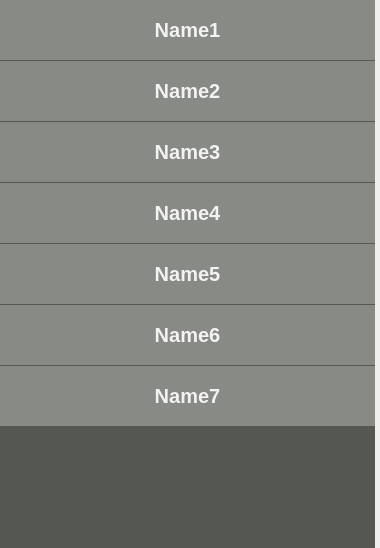
         <widget class="QWidget" name="scrollAreaWidgetContents">
          <property name="geometry">
           <rect>
            <x>0</x>
            <y>0</y>
            <width>380</width>
            <height>548</height>
           </rect>
          </property>
          <property name="minimumSize">
           <size>
            <width>380</width>
            <height>0</height>
           </size>
          </property>
          <property name="maximumSize">
           <size>
            <width>380</width>
            <height>16777215</height>
           </size>
          </property>
          <widget class="QWidget" name="user_container" native="true">
           <property name="geometry">
            <rect>
             <x>0</x>
             <y>0</y>
             <width>375</width>
             <height>550</height>
            </rect>
           </property>
           <property name="sizePolicy">
            <sizepolicy hsizetype="Expanding" vsizetype="Expanding">
             <horstretch>0</horstretch>
             <verstretch>0</verstretch>
            </sizepolicy>
           </property>
           <property name="minimumSize">
            <size>
             <width>375</width>
             <height>550</height>
            </size>
           </property>
           <property name="maximumSize">
            <size>
             <width>375</width>
             <height>10000</height>
            </size>
           </property>
           <property name="styleSheet">
            <string notr="true">background-color: rgb(85, 87, 83)</string>
           </property>
           <layout class="QVBoxLayout" name="user_layout">
            <property name="spacing">
             <number>1</number>
            </property>
            <property name="leftMargin">
             <number>0</number>
            </property>
            <property name="topMargin">
             <number>0</number>
            </property>
            <property name="rightMargin">
             <number>0</number>
            </property>
            <property name="bottomMargin">
             <number>0</number>
            </property>
            <item>
             <widget class="QWidget" name="Item_1" native="true">
              <property name="sizePolicy">
               <sizepolicy hsizetype="Fixed" vsizetype="Fixed">
                <horstretch>0</horstretch>
                <verstretch>0</verstretch>
               </sizepolicy>
              </property>
              <property name="minimumSize">
               <size>
                <width>375</width>
                <height>60</height>
               </size>
              </property>
              <property name="maximumSize">
               <size>
                <width>375</width>
                <height>60</height>
               </size>
              </property>
              <property name="styleSheet">
               <string notr="true">background-color: rgb(136, 138, 133);</string>
              </property>
              <widget class="QPushButton" name="user_button_1">
               <property name="geometry">
                <rect>
                 <x>0</x>
                 <y>0</y>
                 <width>375</width>
                 <height>60</height>
                </rect>
               </property>
               <property name="sizePolicy">
                <sizepolicy hsizetype="Fixed" vsizetype="Expanding">
                 <horstretch>40</horstretch>
                 <verstretch>40</verstretch>
                </sizepolicy>
               </property>
               <property name="minimumSize">
                <size>
                 <width>375</width>
                 <height>60</height>
                </size>
               </property>
               <property name="maximumSize">
                <size>
                 <width>375</width>
                 <height>60</height>
                </size>
               </property>
               <property name="font">
                <font>
                 <pointsize>15</pointsize>
                 <bold>true</bold>
                </font>
               </property>
               <property name="styleSheet">
                <string notr="true">color: rgb(243, 243, 243);</string>
               </property>
               <property name="text">
                <string>Name1</string>
               </property>
               <property name="iconSize">
                <size>
                 <width>32</width>
                 <height>32</height>
                </size>
               </property>
               <property name="flat">
                <bool>true</bool>
               </property>
              </widget>
              <widget class="QPushButton" name="user_icon_1">
               <property name="enabled">
                <bool>true</bool>
               </property>
               <property name="geometry">
                <rect>
                 <x>11</x>
                 <y>5</y>
                 <width>50</width>
                 <height>50</height>
                </rect>
               </property>
               <property name="sizePolicy">
                <sizepolicy hsizetype="Fixed" vsizetype="Expanding">
                 <horstretch>40</horstretch>
                 <verstretch>40</verstretch>
                </sizepolicy>
               </property>
               <property name="minimumSize">
                <size>
                 <width>50</width>
                 <height>50</height>
                </size>
               </property>
               <property name="maximumSize">
                <size>
                 <width>50</width>
                 <height>50</height>
                </size>
               </property>
               <property name="text">
                <string/>
               </property>
               <property name="icon">
                <iconset>
                 <normaloff>images/user.png</normaloff>images/user.png</iconset>
               </property>
               <property name="iconSize">
                <size>
                 <width>32</width>
                 <height>32</height>
                </size>
               </property>
               <property name="flat">
                <bool>true</bool>
               </property>
              </widget>
             </widget>
            </item>
            <item>
             <widget class="QWidget" name="Item_2" native="true">
              <property name="sizePolicy">
               <sizepolicy hsizetype="Fixed" vsizetype="Fixed">
                <horstretch>0</horstretch>
                <verstretch>0</verstretch>
               </sizepolicy>
              </property>
              <property name="minimumSize">
               <size>
                <width>375</width>
                <height>60</height>
               </size>
              </property>
              <property name="maximumSize">
               <size>
                <width>375</width>
                <height>60</height>
               </size>
              </property>
              <property name="styleSheet">
               <string notr="true">background-color: rgb(136, 138, 133);</string>
              </property>
              <widget class="QPushButton" name="user_button_2">
               <property name="geometry">
                <rect>
                 <x>0</x>
                 <y>0</y>
                 <width>375</width>
                 <height>60</height>
                </rect>
               </property>
               <property name="sizePolicy">
                <sizepolicy hsizetype="Fixed" vsizetype="Expanding">
                 <horstretch>40</horstretch>
                 <verstretch>40</verstretch>
                </sizepolicy>
               </property>
               <property name="minimumSize">
                <size>
                 <width>375</width>
                 <height>60</height>
                </size>
               </property>
               <property name="maximumSize">
                <size>
                 <width>375</width>
                 <height>60</height>
                </size>
               </property>
               <property name="font">
                <font>
                 <pointsize>15</pointsize>
                 <bold>true</bold>
                </font>
               </property>
               <property name="styleSheet">
                <string notr="true">color: rgb(243, 243, 243);</string>
               </property>
               <property name="text">
                <string>Name2</string>
               </property>
               <property name="iconSize">
                <size>
                 <width>32</width>
                 <height>32</height>
                </size>
               </property>
               <property name="flat">
                <bool>true</bool>
               </property>
              </widget>
              <widget class="QPushButton" name="user_icon_2">
               <property name="enabled">
                <bool>true</bool>
               </property>
               <property name="geometry">
                <rect>
                 <x>11</x>
                 <y>5</y>
                 <width>50</width>
                 <height>50</height>
                </rect>
               </property>
               <property name="sizePolicy">
                <sizepolicy hsizetype="Fixed" vsizetype="Expanding">
                 <horstretch>40</horstretch>
                 <verstretch>40</verstretch>
                </sizepolicy>
               </property>
               <property name="minimumSize">
                <size>
                 <width>50</width>
                 <height>50</height>
                </size>
               </property>
               <property name="maximumSize">
                <size>
                 <width>50</width>
                 <height>50</height>
                </size>
               </property>
               <property name="text">
                <string/>
               </property>
               <property name="icon">
                <iconset>
                 <normaloff>images/user.png</normaloff>images/user.png</iconset>
               </property>
               <property name="iconSize">
                <size>
                 <width>32</width>
                 <height>32</height>
                </size>
               </property>
               <property name="flat">
                <bool>true</bool>
               </property>
              </widget>
             </widget>
            </item>
            <item>
             <widget class="QWidget" name="Item_3" native="true">
              <property name="sizePolicy">
               <sizepolicy hsizetype="Fixed" vsizetype="Fixed">
                <horstretch>0</horstretch>
                <verstretch>0</verstretch>
               </sizepolicy>
              </property>
              <property name="minimumSize">
               <size>
                <width>375</width>
                <height>60</height>
               </size>
              </property>
              <property name="maximumSize">
               <size>
                <width>375</width>
                <height>60</height>
               </size>
              </property>
              <property name="styleSheet">
               <string notr="true">background-color: rgb(136, 138, 133);</string>
              </property>
              <widget class="QPushButton" name="user_button_3">
               <property name="geometry">
                <rect>
                 <x>0</x>
                 <y>0</y>
                 <width>375</width>
                 <height>60</height>
                </rect>
               </property>
               <property name="sizePolicy">
                <sizepolicy hsizetype="Fixed" vsizetype="Expanding">
                 <horstretch>40</horstretch>
                 <verstretch>40</verstretch>
                </sizepolicy>
               </property>
               <property name="minimumSize">
                <size>
                 <width>375</width>
                 <height>60</height>
                </size>
               </property>
               <property name="maximumSize">
                <size>
                 <width>375</width>
                 <height>60</height>
                </size>
               </property>
               <property name="font">
                <font>
                 <pointsize>15</pointsize>
                 <bold>true</bold>
                </font>
               </property>
               <property name="styleSheet">
                <string notr="true">color: rgb(243, 243, 243);</string>
               </property>
               <property name="text">
                <string>Name3</string>
               </property>
               <property name="iconSize">
                <size>
                 <width>32</width>
                 <height>32</height>
                </size>
               </property>
               <property name="flat">
                <bool>true</bool>
               </property>
              </widget>
              <widget class="QPushButton" name="user_icon_3">
               <property name="enabled">
                <bool>true</bool>
               </property>
               <property name="geometry">
                <rect>
                 <x>11</x>
                 <y>5</y>
                 <width>50</width>
                 <height>50</height>
                </rect>
               </property>
               <property name="sizePolicy">
                <sizepolicy hsizetype="Fixed" vsizetype="Expanding">
                 <horstretch>40</horstretch>
                 <verstretch>40</verstretch>
                </sizepolicy>
               </property>
               <property name="minimumSize">
                <size>
                 <width>50</width>
                 <height>50</height>
                </size>
               </property>
               <property name="maximumSize">
                <size>
                 <width>50</width>
                 <height>50</height>
                </size>
               </property>
               <property name="text">
                <string/>
               </property>
               <property name="icon">
                <iconset>
                 <normaloff>images/user.png</normaloff>images/user.png</iconset>
               </property>
               <property name="iconSize">
                <size>
                 <width>32</width>
                 <height>32</height>
                </size>
               </property>
               <property name="flat">
                <bool>true</bool>
               </property>
              </widget>
             </widget>
            </item>
            <item>
             <widget class="QWidget" name="Item_4" native="true">
              <property name="sizePolicy">
               <sizepolicy hsizetype="Fixed" vsizetype="Fixed">
                <horstretch>0</horstretch>
                <verstretch>0</verstretch>
               </sizepolicy>
              </property>
              <property name="minimumSize">
               <size>
                <width>375</width>
                <height>60</height>
               </size>
              </property>
              <property name="maximumSize">
               <size>
                <width>375</width>
                <height>60</height>
               </size>
              </property>
              <property name="styleSheet">
               <string notr="true">background-color: rgb(136, 138, 133);</string>
              </property>
              <widget class="QPushButton" name="user_button_4">
               <property name="geometry">
                <rect>
                 <x>0</x>
                 <y>0</y>
                 <width>375</width>
                 <height>60</height>
                </rect>
               </property>
               <property name="sizePolicy">
                <sizepolicy hsizetype="Fixed" vsizetype="Expanding">
                 <horstretch>40</horstretch>
                 <verstretch>40</verstretch>
                </sizepolicy>
               </property>
               <property name="minimumSize">
                <size>
                 <width>375</width>
                 <height>60</height>
                </size>
               </property>
               <property name="maximumSize">
                <size>
                 <width>375</width>
                 <height>60</height>
                </size>
               </property>
               <property name="font">
                <font>
                 <pointsize>15</pointsize>
                 <bold>true</bold>
                </font>
               </property>
               <property name="styleSheet">
                <string notr="true">color: rgb(243, 243, 243);</string>
               </property>
               <property name="text">
                <string>Name4</string>
               </property>
               <property name="iconSize">
                <size>
                 <width>32</width>
                 <height>32</height>
                </size>
               </property>
               <property name="flat">
                <bool>true</bool>
               </property>
              </widget>
              <widget class="QPushButton" name="user_icon_4">
               <property name="enabled">
                <bool>true</bool>
               </property>
               <property name="geometry">
                <rect>
                 <x>11</x>
                 <y>5</y>
                 <width>50</width>
                 <height>50</height>
                </rect>
               </property>
               <property name="sizePolicy">
                <sizepolicy hsizetype="Fixed" vsizetype="Expanding">
                 <horstretch>40</horstretch>
                 <verstretch>40</verstretch>
                </sizepolicy>
               </property>
               <property name="minimumSize">
                <size>
                 <width>50</width>
                 <height>50</height>
                </size>
               </property>
               <property name="maximumSize">
                <size>
                 <width>50</width>
                 <height>50</height>
                </size>
               </property>
               <property name="text">
                <string/>
               </property>
               <property name="icon">
                <iconset>
                 <normaloff>images/user.png</normaloff>images/user.png</iconset>
               </property>
               <property name="iconSize">
                <size>
                 <width>32</width>
                 <height>32</height>
                </size>
               </property>
               <property name="flat">
                <bool>true</bool>
               </property>
              </widget>
             </widget>
            </item>
            <item>
             <widget class="QWidget" name="Item_5" native="true">
              <property name="sizePolicy">
               <sizepolicy hsizetype="Fixed" vsizetype="Fixed">
                <horstretch>0</horstretch>
                <verstretch>0</verstretch>
               </sizepolicy>
              </property>
              <property name="minimumSize">
               <size>
                <width>375</width>
                <height>60</height>
               </size>
              </property>
              <property name="maximumSize">
               <size>
                <width>375</width>
                <height>60</height>
               </size>
              </property>
              <property name="styleSheet">
               <string notr="true">background-color: rgb(136, 138, 133);</string>
              </property>
              <widget class="QPushButton" name="user_button_5">
               <property name="geometry">
                <rect>
                 <x>0</x>
                 <y>0</y>
                 <width>375</width>
                 <height>60</height>
                </rect>
               </property>
               <property name="sizePolicy">
                <sizepolicy hsizetype="Fixed" vsizetype="Expanding">
                 <horstretch>40</horstretch>
                 <verstretch>40</verstretch>
                </sizepolicy>
               </property>
               <property name="minimumSize">
                <size>
                 <width>375</width>
                 <height>60</height>
                </size>
               </property>
               <property name="maximumSize">
                <size>
                 <width>375</width>
                 <height>60</height>
                </size>
               </property>
               <property name="font">
                <font>
                 <pointsize>15</pointsize>
                 <bold>true</bold>
                </font>
               </property>
               <property name="styleSheet">
                <string notr="true">color: rgb(243, 243, 243);</string>
               </property>
               <property name="text">
                <string>Name5</string>
               </property>
               <property name="iconSize">
                <size>
                 <width>32</width>
                 <height>32</height>
                </size>
               </property>
               <property name="flat">
                <bool>true</bool>
               </property>
              </widget>
              <widget class="QPushButton" name="user_icon_5">
               <property name="enabled">
                <bool>true</bool>
               </property>
               <property name="geometry">
                <rect>
                 <x>11</x>
                 <y>5</y>
                 <width>50</width>
                 <height>50</height>
                </rect>
               </property>
               <property name="sizePolicy">
                <sizepolicy hsizetype="Fixed" vsizetype="Expanding">
                 <horstretch>40</horstretch>
                 <verstretch>40</verstretch>
                </sizepolicy>
               </property>
               <property name="minimumSize">
                <size>
                 <width>50</width>
                 <height>50</height>
                </size>
               </property>
               <property name="maximumSize">
                <size>
                 <width>50</width>
                 <height>50</height>
                </size>
               </property>
               <property name="text">
                <string/>
               </property>
               <property name="icon">
                <iconset>
                 <normaloff>images/user.png</normaloff>images/user.png</iconset>
               </property>
               <property name="iconSize">
                <size>
                 <width>32</width>
                 <height>32</height>
                </size>
               </property>
               <property name="flat">
                <bool>true</bool>
               </property>
              </widget>
             </widget>
            </item>
            <item>
             <widget class="QWidget" name="Item_6" native="true">
              <property name="sizePolicy">
               <sizepolicy hsizetype="Fixed" vsizetype="Fixed">
                <horstretch>0</horstretch>
                <verstretch>0</verstretch>
               </sizepolicy>
              </property>
              <property name="minimumSize">
               <size>
                <width>375</width>
                <height>60</height>
               </size>
              </property>
              <property name="maximumSize">
               <size>
                <width>375</width>
                <height>60</height>
               </size>
              </property>
              <property name="styleSheet">
               <string notr="true">background-color: rgb(136, 138, 133);</string>
              </property>
              <widget class="QPushButton" name="user_button_6">
               <property name="geometry">
                <rect>
                 <x>0</x>
                 <y>0</y>
                 <width>375</width>
                 <height>60</height>
                </rect>
               </property>
               <property name="sizePolicy">
                <sizepolicy hsizetype="Fixed" vsizetype="Expanding">
                 <horstretch>40</horstretch>
                 <verstretch>40</verstretch>
                </sizepolicy>
               </property>
               <property name="minimumSize">
                <size>
                 <width>375</width>
                 <height>60</height>
                </size>
               </property>
               <property name="maximumSize">
                <size>
                 <width>375</width>
                 <height>60</height>
                </size>
               </property>
               <property name="font">
                <font>
                 <pointsize>15</pointsize>
                 <bold>true</bold>
                </font>
               </property>
               <property name="styleSheet">
                <string notr="true">color: rgb(243, 243, 243);</string>
               </property>
               <property name="text">
                <string>Name6</string>
               </property>
               <property name="iconSize">
                <size>
                 <width>32</width>
                 <height>32</height>
                </size>
               </property>
               <property name="flat">
                <bool>true</bool>
               </property>
              </widget>
              <widget class="QPushButton" name="user_icon_6">
               <property name="enabled">
                <bool>true</bool>
               </property>
               <property name="geometry">
                <rect>
                 <x>11</x>
                 <y>5</y>
                 <width>50</width>
                 <height>50</height>
                </rect>
               </property>
               <property name="sizePolicy">
                <sizepolicy hsizetype="Fixed" vsizetype="Expanding">
                 <horstretch>40</horstretch>
                 <verstretch>40</verstretch>
                </sizepolicy>
               </property>
               <property name="minimumSize">
                <size>
                 <width>50</width>
                 <height>50</height>
                </size>
               </property>
               <property name="maximumSize">
                <size>
                 <width>50</width>
                 <height>50</height>
                </size>
               </property>
               <property name="text">
                <string/>
               </property>
               <property name="icon">
                <iconset>
                 <normaloff>images/user.png</normaloff>images/user.png</iconset>
               </property>
               <property name="iconSize">
                <size>
                 <width>32</width>
                 <height>32</height>
                </size>
               </property>
               <property name="flat">
                <bool>true</bool>
               </property>
              </widget>
             </widget>
            </item>
            <item>
             <widget class="QWidget" name="Item_7" native="true">
              <property name="sizePolicy">
               <sizepolicy hsizetype="Fixed" vsizetype="Fixed">
                <horstretch>0</horstretch>
                <verstretch>0</verstretch>
               </sizepolicy>
              </property>
              <property name="minimumSize">
               <size>
                <width>375</width>
                <height>60</height>
               </size>
              </property>
              <property name="maximumSize">
               <size>
                <width>375</width>
                <height>60</height>
               </size>
              </property>
              <property name="styleSheet">
               <string notr="true">background-color: rgb(136, 138, 133);</string>
              </property>
              <widget class="QPushButton" name="user_button_7">
               <property name="geometry">
                <rect>
                 <x>0</x>
                 <y>0</y>
                 <width>375</width>
                 <height>60</height>
                </rect>
               </property>
               <property name="sizePolicy">
                <sizepolicy hsizetype="Fixed" vsizetype="Expanding">
                 <horstretch>40</horstretch>
                 <verstretch>40</verstretch>
                </sizepolicy>
               </property>
               <property name="minimumSize">
                <size>
                 <width>375</width>
                 <height>60</height>
                </size>
               </property>
               <property name="maximumSize">
                <size>
                 <width>375</width>
                 <height>60</height>
                </size>
               </property>
               <property name="font">
                <font>
                 <pointsize>15</pointsize>
                 <bold>true</bold>
                </font>
               </property>
               <property name="styleSheet">
                <string notr="true">color: rgb(243, 243, 243);</string>
               </property>
               <property name="text">
                <string>Name7</string>
               </property>
               <property name="iconSize">
                <size>
                 <width>32</width>
                 <height>32</height>
                </size>
               </property>
               <property name="flat">
                <bool>true</bool>
               </property>
              </widget>
              <widget class="QPushButton" name="user_icon_7">
               <property name="enabled">
                <bool>true</bool>
               </property>
               <property name="geometry">
                <rect>
                 <x>11</x>
                 <y>5</y>
                 <width>50</width>
                 <height>50</height>
                </rect>
               </property>
               <property name="sizePolicy">
                <sizepolicy hsizetype="Fixed" vsizetype="Expanding">
                 <horstretch>40</horstretch>
                 <verstretch>40</verstretch>
                </sizepolicy>
               </property>
               <property name="minimumSize">
                <size>
                 <width>50</width>
                 <height>50</height>
                </size>
               </property>
               <property name="maximumSize">
                <size>
                 <width>50</width>
                 <height>50</height>
                </size>
               </property>
               <property name="text">
                <string/>
               </property>
               <property name="icon">
                <iconset>
                 <normaloff>images/user.png</normaloff>images/user.png</iconset>
               </property>
               <property name="iconSize">
                <size>
                 <width>32</width>
                 <height>32</height>
                </size>
               </property>
               <property name="flat">
                <bool>true</bool>
               </property>
              </widget>
             </widget>
            </item>
            <item>
             <spacer name="verticalSpacer">
              <property name="orientation">
               <enum>Qt::Vertical</enum>
              </property>
              <property name="sizeHint" stdset="0">
               <size>
                <width>20</width>
                <height>40</height>
               </size>
              </property>
             </spacer>
            </item>
           </layout>
          </widget>
         </widget>
